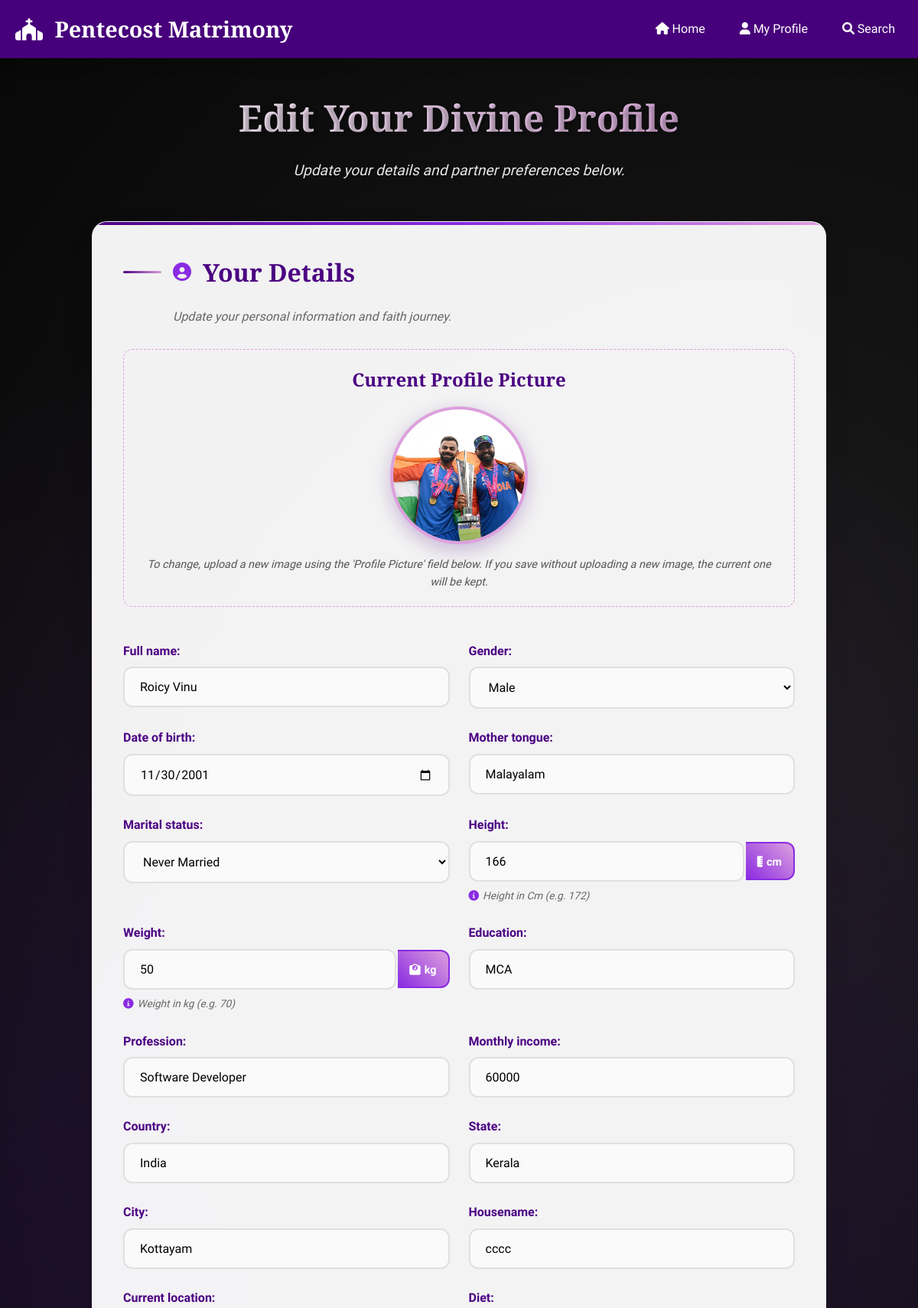
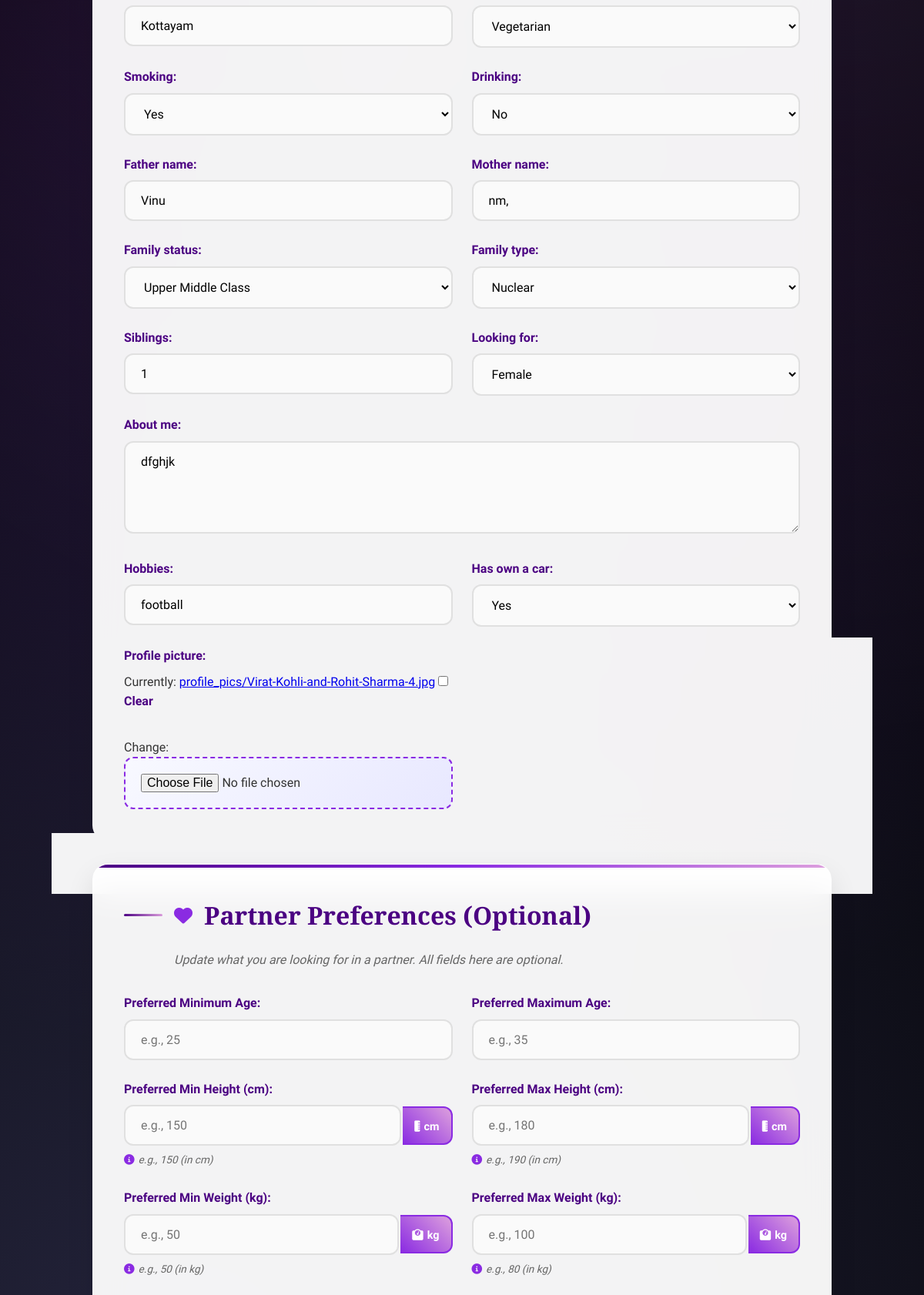
/profile/edit/ (signed in, upper part), run on the app's committed database (2 pictures, top to bottom).
### matri/models.py (models this page shows, shortened)
class UserProfile(models.Model):
    GENDER_CHOICES = [('Male', 'Male'), ('Female', 'Female'), ('Other', 'Other')]
    MARITAL_STATUS_CHOICES = [
        ('Never Married', 'Never Married'), ('Divorced', 'Divorced'),
        ('Widowed', 'Widowed'), ('Separated', 'Separated'),
    ]
    DIET_CHOICES = [('Vegetarian', 'Vegetarian'), ('Non-Vegetarian', 'Non-Vegetarian')]
    SMOKING_CHOICES = [('Yes', 'Yes'), ('No', 'No'), ('Occasionally', 'Occasionally')] # Added Occasionally
    DRINKING_CHOICES = [('Yes', 'Yes'), ('No', 'No'), ('Occasionally', 'Occasionally')] # Added Occasionally
    FAMILY_STATUS_CHOICES = [
        ('Middle Class', 'Middle Class'), ('Upper Middle Class', 'Upper Middle Class'),
        ('Rich', 'Rich'), ('Affluent', 'Affluent'),
    ]
    FAMILY_TYPE_CHOICES = [('Joint', 'Joint'), ('Nuclear', 'Nuclear')]
    user = models.OneToOneField(User, on_delete=models.CASCADE)
    full_name = models.CharField(max_length=100)
    gender = models.CharField(max_length=10, choices=GENDER_CHOICES)
    date_of_birth = models.DateField(null=True, blank=True)
    religion = models.CharField(max_length=50, default="Christian", editable=False)
    category = models.CharField(max_length=50, default="Pentecost", editable=False)
    mother_tongue = models.CharField(max_length=50, default="Malayalam")
    marital_status = models.CharField(max_length=20, choices=MARITAL_STATUS_CHOICES)
    height = models.IntegerField(help_text="Height in Cm (e.g. 172)", null=True, blank=True)
    weight = models.IntegerField(help_text="Weight in kg (e.g. 70)", null=True, blank=True)
    education = models.CharField(max_length=100, blank=True, null=True)
    profession = models.CharField(max_length=100, blank=True, null=True)
    Monthly_income = models.CharField(max_length=50, blank=True)
    country = models.CharField(default="India", max_length=50, blank=True)
    state = models.CharField(default="Kerala", max_length=50, blank=True)
    city = models.CharField(max_length=50, blank=True)
    housename = models.CharField(max_length=50, blank=True)
    current_location = models.CharField(max_length=50, blank=True)
    diet = models.CharField(max_length=20, choices=DIET_CHOICES, blank=True)
    smoking = models.CharField(max_length=20, choices=SMOKING_CHOICES, blank=True)
    drinking = models.CharField(max_length=20, choices=DRINKING_CHOICES, blank=True)
    father_name = models.CharField(max_length=100, blank=True, null=True)
    mother_name = models.CharField(max_length=100, blank=True, null=True)
    family_status = models.CharField(max_length=50, choices=FAMILY_STATUS_CHOICES, blank=True)
    family_type = models.CharField(max_length=50, choices=FAMILY_TYPE_CHOICES, blank=True)
    siblings = models.PositiveIntegerField(default=0, null=True, blank=True)
    looking_for = models.CharField(max_length=10, choices=GENDER_CHOICES[:2], blank=True) # Only Male/Female for looking_for
    about_me = models.TextField(blank=True, null=True)
    hobbies = models.CharField(max_length=255, blank=True, null=True)
    has_own_a_car = models.BooleanField(null=True, blank=True)
    profile_picture = models.ImageField(upload_to='profile_pics/', blank=True, null=True)
    is_profile_in_index = models.BooleanField(default=False) # Default to False for new profiles
    is_premium_member = models.BooleanField(default=False)

class PartnerPreference(models.Model):
    user_profile = models.OneToOneField(UserProfile, on_delete=models.CASCADE, related_name='partner_preferences')
    preferred_age_min = models.PositiveIntegerField(null=True, blank=True, verbose_name="Preferred Minimum Age")
    preferred_age_max = models.PositiveIntegerField(null=True, blank=True, verbose_name="Preferred Maximum Age")
    preferred_height_min = models.IntegerField(null=True, blank=True, help_text="e.g., 150 (in cm)", verbose_name="Preferred Min Height (cm)")
    preferred_height_max = models.IntegerField(null=True, blank=True, help_text="e.g., 190 (in cm)", verbose_name="Preferred Max Height (cm)")
    preferred_weight_min_kg = models.IntegerField(null=True, blank=True, help_text="e.g., 50 (in kg)", verbose_name="Preferred Min Weight (kg)")
    preferred_weight_max_kg = models.IntegerField(null=True, blank=True, help_text="e.g., 80 (in kg)", verbose_name="Preferred Max Weight (kg)")
    PREFERRED_MARITAL_STATUS_CHOICES = [('Any', 'Any')] + UserProfile.MARITAL_STATUS_CHOICES
    preferred_marital_status = models.CharField(max_length=20, choices=PREFERRED_MARITAL_STATUS_CHOICES, default='Any', blank=True, null=True, verbose_name="Preferred Marital Status")
    preferred_education = models.CharField(max_length=255, blank=True, verbose_name="Preferred Education Level(s)")
    preferred_profession = models.CharField(max_length=255, blank=True, verbose_name="Preferred Profession(s)")
    PREFERRED_DIET_CHOICES = [('Any', 'Any')] + UserProfile.DIET_CHOICES
    preferred_diet = models.CharField(max_length=20, choices=PREFERRED_DIET_CHOICES, default='Any', blank=True, null=True, verbose_name="Preferred Diet")
    PREFERRED_SMOKING_CHOICES = [('Any', 'Any')] + UserProfile.SMOKING_CHOICES
    preferred_smoking = models.CharField(max_length=20, choices=PREFERRED_SMOKING_CHOICES, default='Any', blank=True, null=True, verbose_name="Preferred Smoking Habit")
    PREFERRED_DRINKING_CHOICES = [('Any', 'Any')] + UserProfile.DRINKING_CHOICES
    preferred_drinking = models.CharField(max_length=20, choices=PREFERRED_DRINKING_CHOICES, default='Any', blank=True, null=True, verbose_name="Preferred Drinking Habit")
    expectations_about_partner = models.TextField(blank=True, verbose_name="A Few Words About Your Ideal Partner")

### matri/views.py (the view)
# urls.py: path('profile/edit/', views.edit_user_profile_view, name='edit_user_profile'),
@login_required
def edit_user_profile_view(request):
    try:
        user_profile = UserProfile.objects.get(user=request.user)
        partner_prefs, created = PartnerPreference.objects.get_or_create(user_profile=user_profile)
    except UserProfile.DoesNotExist:
        messages.error(request, "You don't have a profile to edit. Please create one first.")
        return redirect('create_user_profile') # Ensure 'create_user_profile' URL name exists
    if request.method == 'POST':
        profile_form = UserProfileForm(request.POST, request.FILES, instance=user_profile, user=request.user, user_gender=request.POST.get('gender'))
        prefs_form = PartnerPreferenceForm(request.POST, instance=partner_prefs)
        if profile_form.is_valid() and prefs_form.is_valid():
            profile_form.save()
            prefs_form.save()
            messages.success(request, "Your profile and preferences have been updated successfully!")
            return redirect('index') # Or a 'view_my_profile' URL
        else:
            error_messages = []
            if profile_form.errors:
                error_messages.append("Please correct errors in your details.")
            if prefs_form.errors:
                 error_messages.append("Please correct errors in partner preferences.")
            if not error_messages:
                error_messages.append("Please correct the errors below.")
            messages.error(request, " ".join(error_messages))
    else:
        profile_form = UserProfileForm(instance=user_profile, user=request.user)
        prefs_form = PartnerPreferenceForm(instance=partner_prefs)
    return render(request, 'matri/edit_user_profile.html', { # Create this template
        'profile_form': profile_form,
        'prefs_form': prefs_form,
        'user_has_profile': True # Flag for template
    })

### matri/templates/matri/edit_user_profile.html (shortened to what this page needs)
<!DOCTYPE html>
{% load static %}
<html lang="en">
<head>
    <link href="https://cdnjs.cloudflare.com/ajax/libs/font-awesome/6.0.0/css/all.min.css" rel="stylesheet">
</head>
<body>
    <nav>
        <div class="nav-container">
            <a href="{% url 'index' %}" class="logo">
                <i class="fas fa-church"></i> Pentecost Matrimony
            </a>
            <ul class="nav-links">
                <li><a href="{% url 'index' %}"><i class="fas fa-home"></i> Home</a></li>
                {% if user.is_authenticated %}
                    {% if user_has_profile %}
                        <li><a href="{% url 'view_user_profile' %}"><i class="fas fa-user"></i> My Profile</a></li>
                        <li><a href="{% url 'search_users' %}"><i class="fas fa-search"></i> Search</a></li>
                    {% else %}
                        <li><a href="{% url 'create_user_profile' %}"><i class="fas fa-plus-circle"></i> Create Profile</a></li>
                    {% endif %}
                {% else %}
                    <li><a href="{% url 'login' %}" class="auth-link"><i class="fas fa-sign-in-alt"></i> Login</a></li>
                    <li><a href="{% url 'register' %}" class="auth-link"><i class="fas fa-user-plus"></i> Register</a></li>
                {% endif %}
            </ul>
        </div>
    </nav>
    <div class="main-form-container">
        <div class="form-header">
            <h2>Edit Your Divine Profile</h2>
            <p class="subtitle">Update your details and partner preferences below.</p>
        </div>
        <form method="post" enctype="multipart/form-data">
            <div class="form-section">
                <h3 class="form-section-title">
                    <i class="fas fa-user-circle"></i>
                    Your Details
                </h3>
                <p class="section-description">Update your personal information and faith journey.</p>
                <div class="form-grid">
                    {% if profile_form.instance.profile_picture and profile_form.instance.profile_picture.url %}
                        <div class="form-group full-width profile-picture-preview-container">
                            <h4 class="current-picture-heading">Current Profile Picture</h4>
                            <img src="{{ profile_form.instance.profile_picture.url }}" alt="Current Profile Picture" class="profile-picture-preview">
                            <p class="profile-picture-note">To change, upload a new image using the 'Profile Picture' field below. If you save without uploading a new image, the current one will be kept.</p>
                        </div>
                    {% endif %}
                    {% for field in profile_form %}
                        <div class="form-group {% if field.widget_type == 'textarea' %}full-width{% endif %}">
                            {{ field.label_tag }}
                            {% if field.name == 'height' %}
                                <div class="measurement-field">
                                    {{ field }}
                                    <div class="measurement-unit"><i class="fas fa-ruler-vertical"></i>cm</div>
                                </div>
                            {% elif field.name == 'weight' %}
                                <div class="measurement-field">
                                    {{ field }}
                                    <div class="measurement-unit"><i class="fas fa-weight"></i>kg</div>
                                </div>
                            {% else %}
                                {{ field }}
                            {% endif %}
                            {% if field.help_text %}
                                <p class="help"><i class="fas fa-info-circle"></i>{{ field.help_text|safe }}</p>
                            {% endif %}
                        </div>
                    {% endfor %}
                </div>
            </div>
            <div class="form-section">
                <h3 class="form-section-title">
                    <i class="fas fa-heart"></i>
                    Partner Preferences (Optional)
                </h3>
                <p class="section-description">Update what you are looking for in a partner. All fields here are optional.</p>
                <div class="form-grid">
                    {% for field in prefs_form %}
                        <div class="form-group {% if field.widget_type == 'textarea' %}full-width{% endif %}">
                            {{ field.label_tag }}
                             {% if field.name == 'preferred_height_min' or field.name == 'preferred_height_max' %}
                                <div class="measurement-field">
                                    {{ field }}
                                     <div class="measurement-unit"><i class="fas fa-ruler-vertical"></i>cm</div>
                                </div>
                            {% elif field.name == 'preferred_weight_min_kg' or field.name == 'preferred_weight_max_kg' %}
                                <div class="measurement-field">
                                    {{ field }}
                                     <div class="measurement-unit"><i class="fas fa-weight"></i>kg</div>
                                </div>
                            {% else %}
                                 {{ field }}
                            {% endif %}
                            {% if field.help_text %}
                                <p class="help"><i class="fas fa-info-circle"></i>{{ field.help_text|safe }}</p>
                            {% endif %}
                        </div>
                    {% endfor %}
                </div>
            </div>
        </form>
    </div>
</body>
</html>

### data on the page
UserProfile: instance.profile_picture (picture), profile_form "Roicy Vinu" "Male" "11/30/2001" "Malayalam" "Never Married" "MCA" "Software Developer" "60000" "India" "Kerala" "Kottayam" "cccc" "Kottayam" "Vegetarian" "Yes" "No" "Vinu" "nm," "Upper Middle Class" "Nuclear" "1" "Female" "dfghjk" "football" "Yes", profile_form "166", profile_form "50"

### other printed values
{{ field.label_tag }} "Full name:" "Gender:" "Date of birth:" "Mother tongue:" "Marital status:" "Height:" "Weight:" "Education:" "Profession:" "Monthly income:" "Country:" "State:" "City:" "Housename:" "Current location:" "Diet:" "Smoking:" "Drinking:" "Father name:" "Mother name:" "Family status:" "Family type:" "Siblings:" "Looking for:" "About me:" "Hobbies:" "Has own a car:" "Profile picture:"
{{ field.help_text|safe }} "Height in Cm (e.g. 172)" "Weight in kg (e.g. 70)"
{{ field.label_tag }} "Preferred Minimum Age:" "Preferred Maximum Age:" "Preferred Min Height (cm):" "Preferred Max Height (cm):" "Preferred Min Weight (kg):" "Preferred Max Weight (kg):"
{{ field.help_text|safe }} "e.g., 150 (in cm)" "e.g., 190 (in cm)" "e.g., 50 (in kg)" "e.g., 80 (in kg)"
